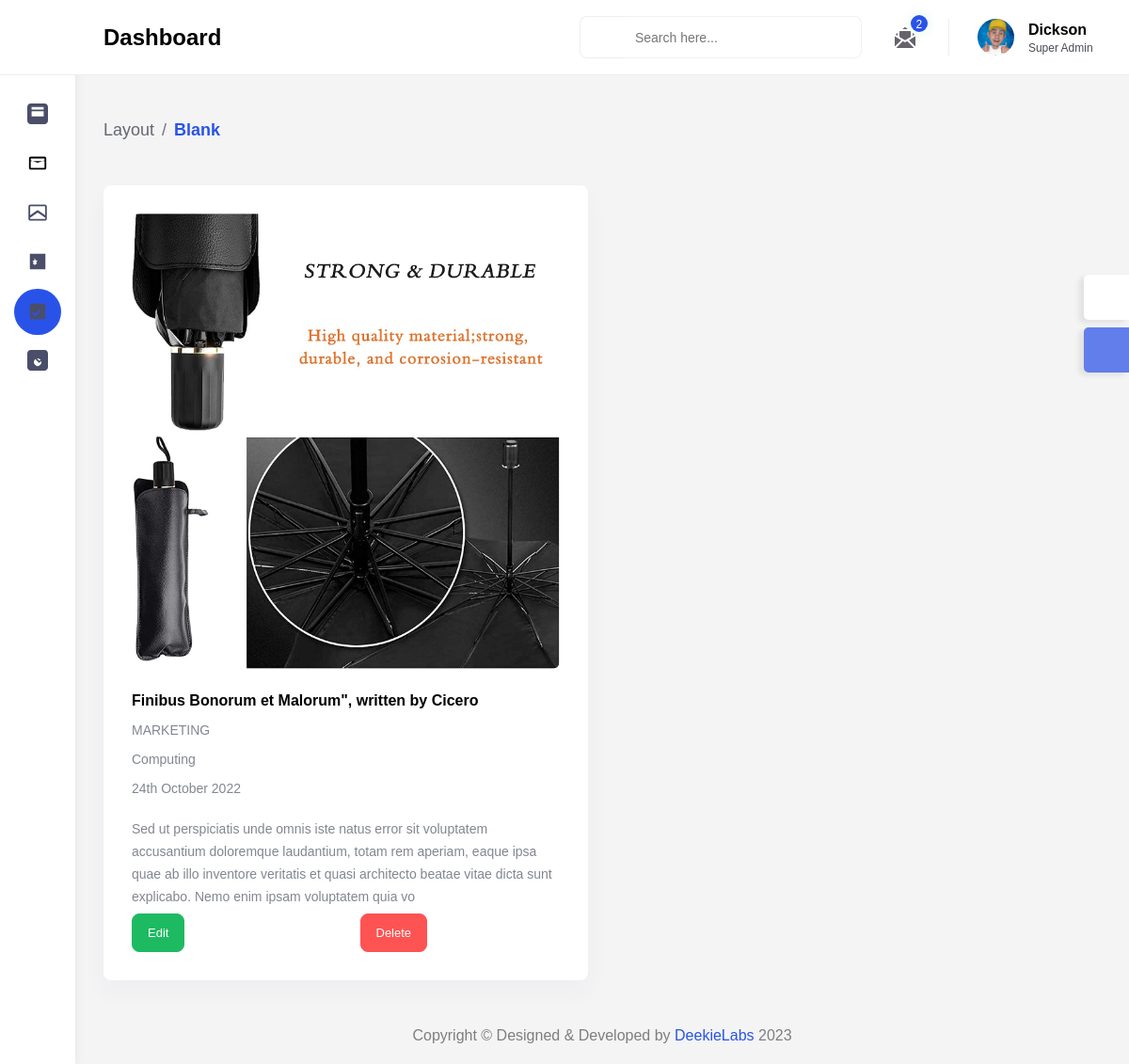
The app's page /dashboard/projects/all/ (signed in), older data.
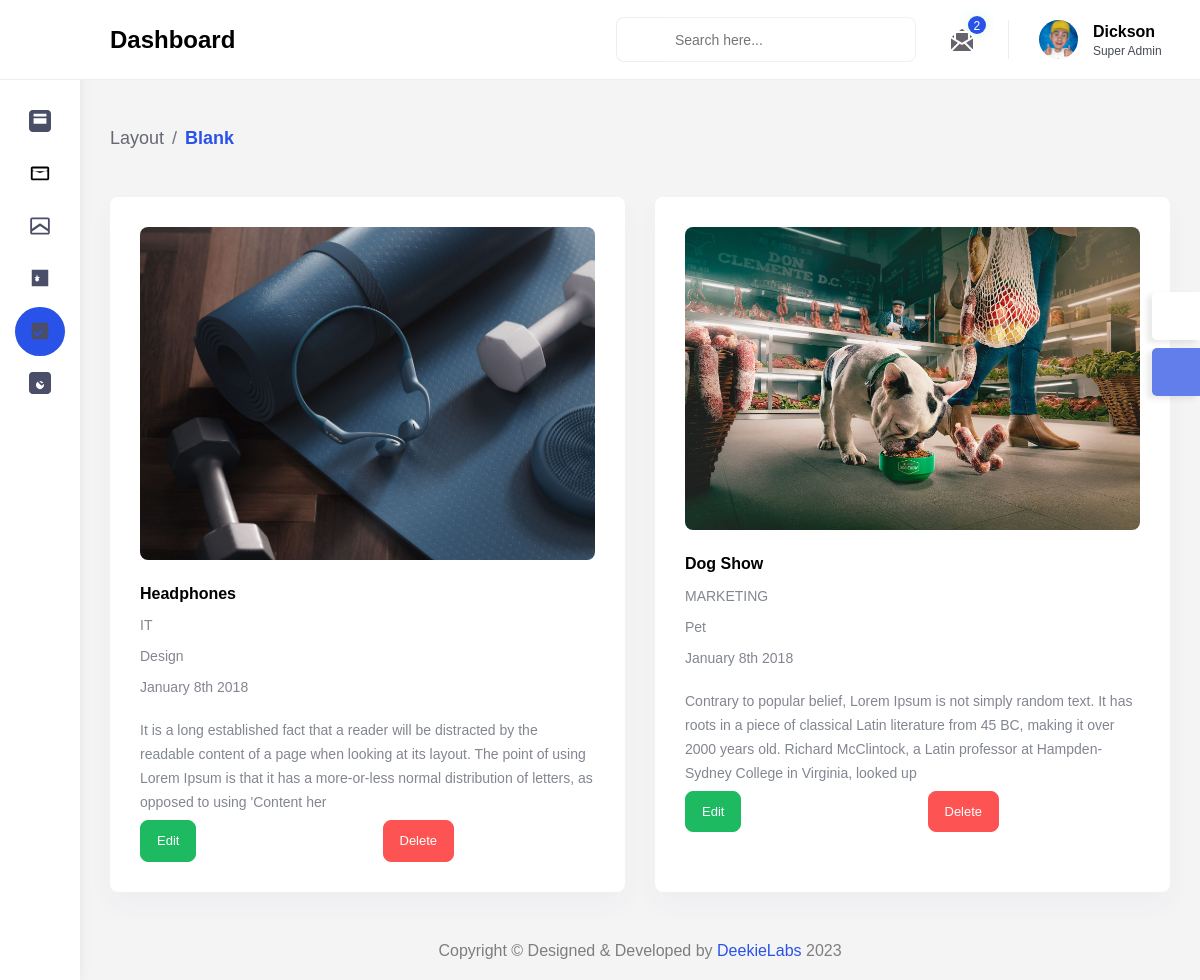
The same page, newer data.
### main/models.py (models this page shows, shortened)
class Projects(models.Model):
    project_name = models.CharField(max_length=200)
    project_link = models.CharField(max_length=200, blank=True)
    project_description = models.CharField(
        max_length=550, null=True, blank=True)
    CATEGORY_CHOICES = [
        ('Web Development', 'Web Development'),
        ('Software Development', 'Software Development'),
        ('Mobile App Development', 'Mobile App Development'),
        ('E-commerce Solutions', 'E-commerce Solutions'),
        ('Graphic Design', 'Graphic Design'),
        ('Digital Marketing', 'Digital Marketing')
    ]
    project_category = models.CharField(max_length=150, choices = CATEGORY_CHOICES)
    project_image = models.ImageField(
        null=True, blank=True, upload_to='project_img', default="product_img/placeholder.png")
    project_image2 = models.ImageField(
        null=True, blank=True, upload_to='project_img', default="product_img/placeholder.png")
    project_date = models.CharField(max_length=150)
    project_industry = models.CharField(max_length=150)
    id = models.UUIDField(default=uuid.uuid4, unique=True,
                          primary_key=True, editable=False)

### dashboard/views.py (the view)
# urls.py: path('projects/all/', views.viewProjects, name="view-projects"),
@login_required(login_url="login")
def viewProjects(request):
    user_messages = UserContact.objects.all()
    projects = Projects.objects.all()
    context = {
        'user_messages':user_messages,
        'projects':projects
    }
    return render(request, 'dashboard/project/view-projects.html', context)

### dashboard/templates/dashboard/project/view-projects.html (shortened to what this page needs)
{% extends 'layouts/admin.html' %}
{% load static %}
{% block content %}
        <div class="content-body">
            <div class="container-fluid">
                <div class="page-titles">
					<ol class="breadcrumb">
						<li class="breadcrumb-item"><a href="javascript:void(0)">Layout</a></li>
						<li class="breadcrumb-item active"><a href="javascript:void(0)">Blank</a></li>
					</ol>
                </div>
                <div class="row">
                    {% for project in projects  %}
                    <div class="col-lg-12 col-xl-6">
                        <div class="card">
                            <div class="card-body">
                                <div class="row m-b-30">
                                    <div class="col-md-5 col-xxl-12">
                                        <div class="new-arrival-product mb-4 mb-xxl-4 mb-md-0">
                                            <div class="new-arrivals-img-contnent">
                                                <img class="img-fluid" src="{{ project.project_image.url }}" alt="">
                                            </div>
                                        </div>
                                    </div>
                                    <div class="col-md-7 col-xxl-12">
                                        <div class="new-arrival-content position-relative">
                                            <h4><a href="#">{{project.project_name}}</a></h4>
                                            <p>{{project.project_category}}<span class="item"><i class="fa fa-check-circle text-success"></i></span></p>
                                            <p>{{project.project_industry}} </p>
                                            <p>{{project.project_date}}</p>
                                            <p class="text-content">{{project.project_description}}</p>
                                        </div>
										<div class="row">
											<div class="col">
												<a href="{% url 'update-project' project.id %}">
													<button class="btn btn-success">Edit</button>
												</a>
											</div>
											<div class="col">
												<form action="{% url 'delete-project' project.id %}" method="POST">
													<button class="btn btn-danger " type="submit">Delete</button>
												</form>
											</div>
										</div>
                                    </div>
                                </div>
                            </div>
                        </div>
                    </div>
                    {% endfor %}
                </div>
            </div>
        </div>
{% endblock content %}

### templates/layouts/admin.html (shortened to what this page needs)
<!DOCTYPE html>
<html lang="en">
{% load static %}
{% include 'includes/admin-head.html' %}
<body>
    <div id="main-wrapper">
        <div class="nav-header">
            <a href="index.html" class="brand-logo">
            </a>
        </div>
        {% include 'includes/admin-inner-header.html' %}
        {% include 'includes/sidebar.html' %}
        {% block content %}
        {% endblock content %}
        {% include 'includes/admin-footer.html' %}
    </div>
</body>
</html>

### templates/includes/admin-head.html (shortened to what this page needs)
{% load static %}
<head>
    <link href="{% static 'vendor/jqvmap/css/jqvmap.min.css'%}" rel="stylesheet">
	<link rel="stylesheet" href="{% static 'vendor/chartist/css/chartist.min.css'%}">
    <link href="{% static 'vendor/jqvmap/css/jqvmap.min.css'%}" rel="stylesheet">
    <link href="{% static 'vendor/bootstrap-select/dist/css/bootstrap-select.min.css'%}" rel="stylesheet">
	<link href="{% static 'vendor/owl-carousel/owl.carousel.css'%}" rel="stylesheet">
	<link href="{% static 'css/style.css'%}" rel="stylesheet">
	<link rel="stylesheet" href="https://cdnjs.cloudflare.com/ajax/libs/toastr.js/latest/toastr.min.css" />
</head>

### templates/includes/admin-inner-header.html (shortened to what this page needs)
{% load static %}
<div class="header">
            <div class="header-content">
                <nav class="navbar navbar-expand">
                    <div class="collapse navbar-collapse justify-content-between">
                        <div class="header-left">
                            <div class="dashboard_bar">
								Dashboard
                            </div>
                        </div>
                        <ul class="navbar-nav header-right">
							<li class="nav-item">
								<div class="input-group search-area d-lg-inline-flex d-none">
									<div class="input-group-append">
										<span class="input-group-text"><a href="javascript:void(0)"><i class="flaticon-381-search-2"></i></a></span>
									</div>
									<input type="text" class="form-control" placeholder="Search here...">
								</div>
							</li>
							<li class="nav-item dropdown notification_dropdown">
                                <a class="nav-link  ai-icon" href="javascript:void(0)" role="button" data-bs-toggle="dropdown">
									<span class="badge text-white badge-primary rounded-circle">{{user_messages.count}}</span>
                                </a>
                            </li>
                            <li class="nav-item dropdown header-profile">
                                <a class="nav-link" href="javascript:void(0)" role="button" data-bs-toggle="dropdown">
                                    <img src="{% static 'images/dick.png' %}" width="20" alt=""/>
									<div class="header-info">
										<span class="text-black">Dickson</span>
										<p class="fs-12 mb-0">Super Admin</p>
									</div>
                                </a>
                            </li>
                        </ul>
                    </div>
                </nav>
            </div>
        </div>

### templates/includes/sidebar.html (shortened to what this page needs)
<div class="dlabnav">
            <div class="dlabnav-scroll">
				<ul class="metismenu" id="menu">
                    <li><a href="{% url 'admin-home' %}" class="ai-icon" aria-expanded="false">
							<svg xmlns="http://www.w3.org/2000/svg" viewBox="0 0 24 24">
							<path fill="#4a4e69" d="M20,0H4C1.8,0,0,1.8,0,4v16c0,2.2,1.8,4,4,4h16c2.2,0,4-1.8,4-4V4C24,1.8,22.2,0,20,0z M19,15H5V9h14V15z M19,7H5V4h14V7z"/>
							</svg>
						</a>
					</li>
                    <li><a href="{% url 'admin-inbox' %}" class="ai-icon" aria-expanded="false">
							<svg xmlns="http://www.w3.org/2000/svg" viewBox="0 0 24 24">
							<path d="M20,5H4C2.9,5,2.01,5.9,2.01,7L2,18c0,1.1,0.89,2,1.99,2H20c1.1,0,2-0.9,2-2V7C22,5.9,21.1,5,20,5z M20,18H4v-8h16V18z M4,7h16v2.21L12,12L4,9.21V7z"/>
							</svg>
						</a>
					</li>
                   <li><a class="has-arrow ai-icon" href="javascript:void(0);" aria-expanded="false">
						</a>
                    </li>
                    <li><a class="has-arrow ai-icon" href="javascript:void(0);" aria-expanded="false">
							<svg xmlns="http://www.w3.org/2000/svg" viewBox="0 0 24 24">
							<path fill="#4a4e69" d="M3,3v18h18V3H3z M8.5,16.2l-1.9-1.9l0.7-2.3L5.7,11l2.4-0.2L8.5,8l1.2,2.7l2.4,0.2l-1.7,1.3l0.7,2.3L8.5,16.2z"/>
							</svg>
						</a>
                    </li>
                    <li><a class="has-arrow ai-icon" href="javascript:void(0);" aria-expanded="false">
						<svg xmlns="http://www.w3.org/2000/svg" viewBox="0 0 24 24">
						<path fill="#4a4e69" d="M19,3H5C3.9,3,3,3.9,3,5v14c0,1.1,0.9,2,2,2h14c1.1,0,2-0.9,2-2V5C21,3.9,20.1,3,19,3z M8.2,16.9L6,14.7c-0.4-0.4-0.4-1,0-1.4s1-0.4,1.4,0l1.8,1.8l4.2-4.2c0.4-0.4,1-0.4,1.4,0s0.4,1,0,1.4l-4.8,4.8C9.2,17.2,8.6,17.2,8.2,16.9z"/>
						</svg>
						</a>
                    </li>
                    <li><a class="has-arrow ai-icon" href="javascript:void(0);" aria-expanded="false">
						</a>
                    </li>
                </ul>
			</div>
        </div>

### templates/includes/admin-footer.html
<div class="footer">
            <div class="copyright">
                <p>Copyright © Designed &amp; Developed by <a href="http://deekielabs.com/" target="_blank">DeekieLabs</a> 2023</p>
            </div>
        </div>

Row changes from the older to the newer data that the page shows:
removed Projects: project_image (picture), project_name "Finibus Bonorum et Malorum\", written by Cicero", project_category "MARKETING", project_industry "Computing", project_date "24th October 2022", project_description "Sed ut perspiciatis unde omnis iste natus error sit voluptatem accusantium doloremque laudantium, totam rem aperiam, eaque ipsa quae ab illo inventore veritatis et quasi architecto beatae vitae dicta sunt explicabo. Nemo enim ipsam voluptatem quia vo"
added Projects: project_image (picture), project_name "Headphones", project_category "IT", project_industry "Design", project_date "January 8th 2018", project_description "It is a long established fact that a reader will be distracted by the readable content of a page when looking at its layout. The point of using Lorem Ipsum is that it has a more-or-less normal distribution of letters, as opposed to using 'Content her"
added Projects: project_image (picture), project_name "Dog Show", project_category "MARKETING", project_industry "Pet", project_date "January 8th 2018", project_description "Contrary to popular belief, Lorem Ipsum is not simply random text. It has roots in a piece of classical Latin literature from 45 BC, making it over 2000 years old. Richard McClintock, a Latin professor at Hampden-Sydney College in Virginia, looked up"
